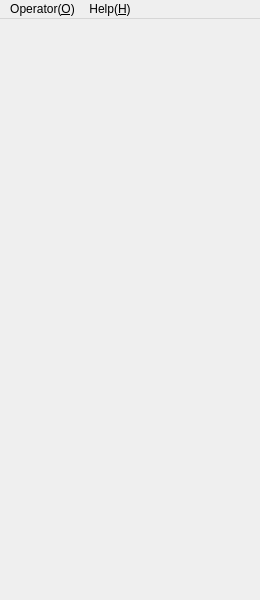
<?xml version="1.0" encoding="UTF-8"?>
<ui version="4.0">
 <class>MainWindow</class>
 <widget class="QMainWindow" name="MainWindow">
  <property name="geometry">
   <rect>
    <x>0</x>
    <y>0</y>
    <width>260</width>
    <height>600</height>
   </rect>
  </property>
  <property name="windowTitle">
   <string>MainWindow</string>
  </property>
  <widget class="QWidget" name="centralWidget"/>
  <widget class="QMenuBar" name="menuBar">
   <property name="geometry">
    <rect>
     <x>0</x>
     <y>0</y>
     <width>260</width>
     <height>17</height>
    </rect>
   </property>
   <widget class="QMenu" name="menuOperator_O">
    <property name="title">
     <string>Operator(&amp;O)</string>
    </property>
    <widget class="QMenu" name="menuChange_Language_C">
     <property name="title">
      <string>Change Language(&amp;C)</string>
     </property>
     <addaction name="actionEnglish_E"/>
     <addaction name="actionChinese_C"/>
    </widget>
    <addaction name="separator"/>
    <addaction name="menuChange_Language_C"/>
    <addaction name="actionChange_Style_Sheet_S"/>
    <addaction name="separator"/>
    <addaction name="actionExit_O"/>
   </widget>
   <widget class="QMenu" name="menuHelp_H">
    <property name="title">
     <string>Help(&amp;H)</string>
    </property>
    <addaction name="actionAbout_A"/>
   </widget>
   <addaction name="menuOperator_O"/>
   <addaction name="menuHelp_H"/>
  </widget>
  <action name="actionExit_O">
   <property name="text">
    <string>Exit(&amp;O)</string>
   </property>
  </action>
  <action name="actionAbout_A">
   <property name="text">
    <string>About(&amp;A)</string>
   </property>
  </action>
  <action name="actionEnglish_E">
   <property name="text">
    <string>English(&amp;E)</string>
   </property>
  </action>
  <action name="actionChinese_C">
   <property name="text">
    <string>Chinese(&amp;C)</string>
   </property>
  </action>
  <action name="actionChange_Style_Sheet_S">
   <property name="text">
    <string>Change Style Sheet(&amp;S)</string>
   </property>
  </action>
 </widget>
 <layoutdefault spacing="6" margin="11"/>
 <resources/>
 <connections>
  <connection>
   <sender>actionExit_O</sender>
   <signal>triggered()</signal>
   <receiver>MainWindow</receiver>
   <slot>close()</slot>
   <hints>
    <hint type="sourcelabel">
     <x>-1</x>
     <y>-1</y>
    </hint>
    <hint type="destinationlabel">
     <x>112</x>
     <y>186</y>
    </hint>
   </hints>
  </connection>
 </connections>
</ui>
